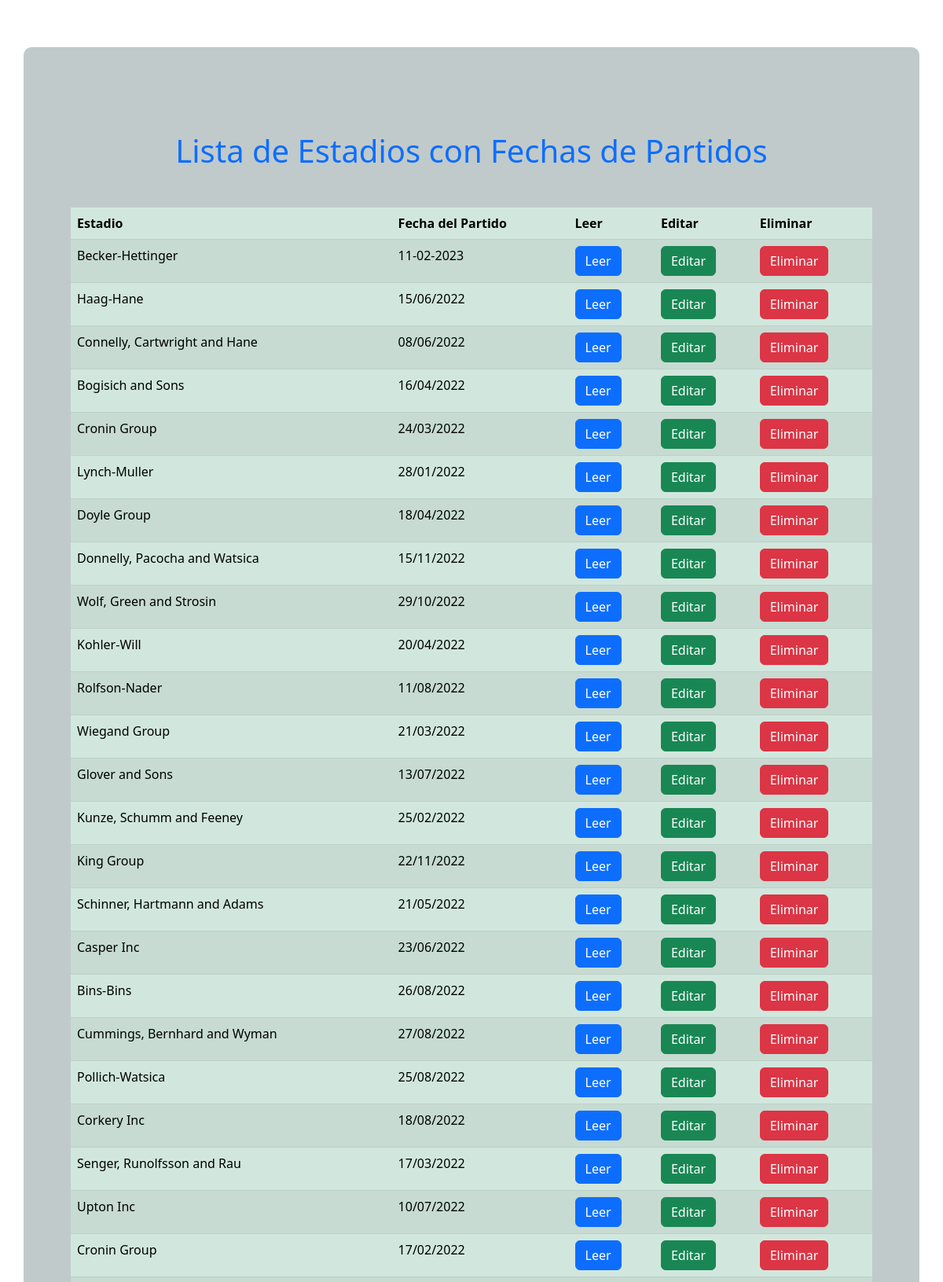
The page / (upper part) on the database its author committed.
### models/models.py (models this page shows, shortened)
class Partido(db.Model):
    __tablename__ = 'partidos' # nombre de la tabla
    id = db.Column(db.Integer, primary_key=True)
    estadio = db.Column(db.String(50), nullable=False)
    fecha = db.Column(db.String(10), nullable=False)
    clubA = db.Column(db.String(25), nullable=False)
    clubB = db.Column(db.String(25), nullable=False)
    resultado = db.Column(db.String(3), nullable=False)

### app.py (the view)
@app.route('/')
def index():
    partido = Partido.query.all()
    return render_template('index.html', partidos=partido)

### templates/index.html (shortened to what this page needs)
{% extends 'layout.html' %}
{% block main %}
    <h1 class="text-center mt-5 mb-5 text-primary">Lista de Estadios con Fechas de Partidos</h1>
    <table class="table table-success table-striped">
        <thead>
        <tr>
            <th>Estadio</th>
            <th>Fecha del Partido</th>
            <th>Leer</th>
            <th>Editar</th>
            <th>Eliminar</th>
        </tr>
        </thead>
        <tbody>
        {% for partido in partidos %}
        <tr>
            <td>{{ partido.estadio }}</td>
            <td>{{ partido.fecha }}</td>
            <td>
                <a class="btn btn-primary" href="/read/{{ partido.id }}">Leer</a>
            </td>
            <td>
                <a class="btn btn-success" href="/edit/{{ partido.id }}">Editar</a>
            </td>
            <td>
                <a class="btn btn-danger" href="/delete/{{ partido.id }}">Eliminar</a>
            </td>
        </tr>
        {% endfor %}
        </tbody>
    </table>
{% endblock main %}

### rows shown on the page
Partido: estadio "Becker-Hettinger", fecha "11-02-2023"
Partido: estadio "Haag-Hane", fecha "15/06/2022"
Partido: estadio "Connelly, Cartwright and Hane", fecha "08/06/2022"
Partido: estadio "Bogisich and Sons", fecha "16/04/2022"
Partido: estadio "Cronin Group", fecha "24/03/2022"
Partido: estadio "Lynch-Muller", fecha "28/01/2022"
Partido: estadio "Doyle Group", fecha "18/04/2022"
Partido: estadio "Donnelly, Pacocha and Watsica", fecha "15/11/2022"
Partido: estadio "Wolf, Green and Strosin", fecha "29/10/2022"
Partido: estadio "Kohler-Will", fecha "20/04/2022"
Partido: estadio "Rolfson-Nader", fecha "11/08/2022"
Partido: estadio "Wiegand Group", fecha "21/03/2022"
Partido: estadio "Glover and Sons", fecha "13/07/2022"
Partido: estadio "Kunze, Schumm and Feeney", fecha "25/02/2022"
Partido: estadio "King Group", fecha "22/11/2022"
Partido: estadio "Schinner, Hartmann and Adams", fecha "21/05/2022"
Partido: estadio "Casper Inc", fecha "23/06/2022"
Partido: estadio "Bins-Bins", fecha "26/08/2022"
Partido: estadio "Cummings, Bernhard and Wyman", fecha "27/08/2022"
Partido: estadio "Pollich-Watsica", fecha "25/08/2022"
Partido: estadio "Corkery Inc", fecha "18/08/2022"
Partido: estadio "Senger, Runolfsson and Rau", fecha "17/03/2022"
Partido: estadio "Upton Inc", fecha "10/07/2022"
Partido: estadio "Cronin Group", fecha "17/02/2022"
